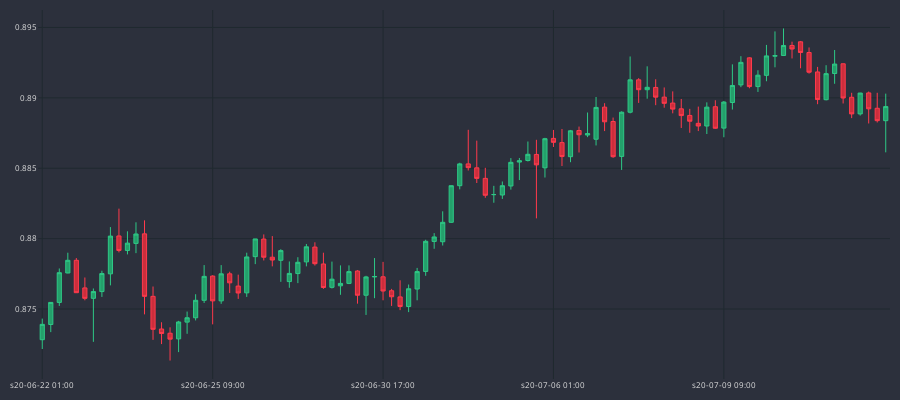

Source (notebook cell):
### Code cell
# plotting data using plotly
fig = go.Figure()
fig.add_trace(go.Candlestick(
    x=df_plot.sTime,
    open=df_plot.mid_o,
    high=df_plot.mid_h,
    low=df_plot.mid_l,
    close=df_plot.mid_c,
    line=dict(width=1), opacity=1,
    increasing_fillcolor='#24A06B',
    decreasing_fillcolor='#CC2E3C',
    increasing_line_color='#2EC886',
    decreasing_line_color='#FF3A4C'
))

fig.update_yaxes(
    gridcolor='#1f292f'
)
fig.update_xaxes(
    gridcolor='#1f292f',
    rangeslider=dict(visible=False),
    nticks=5
)

fig.update_layout(
    width=900,
    height=400,
    margin=dict(l=10,r=10,b=10,t=10),
    paper_bgcolor="#2c303c",
    plot_bgcolor="#2c303c",
    font=dict(size=8, color="#e1e1e1")
)

fig.show()
